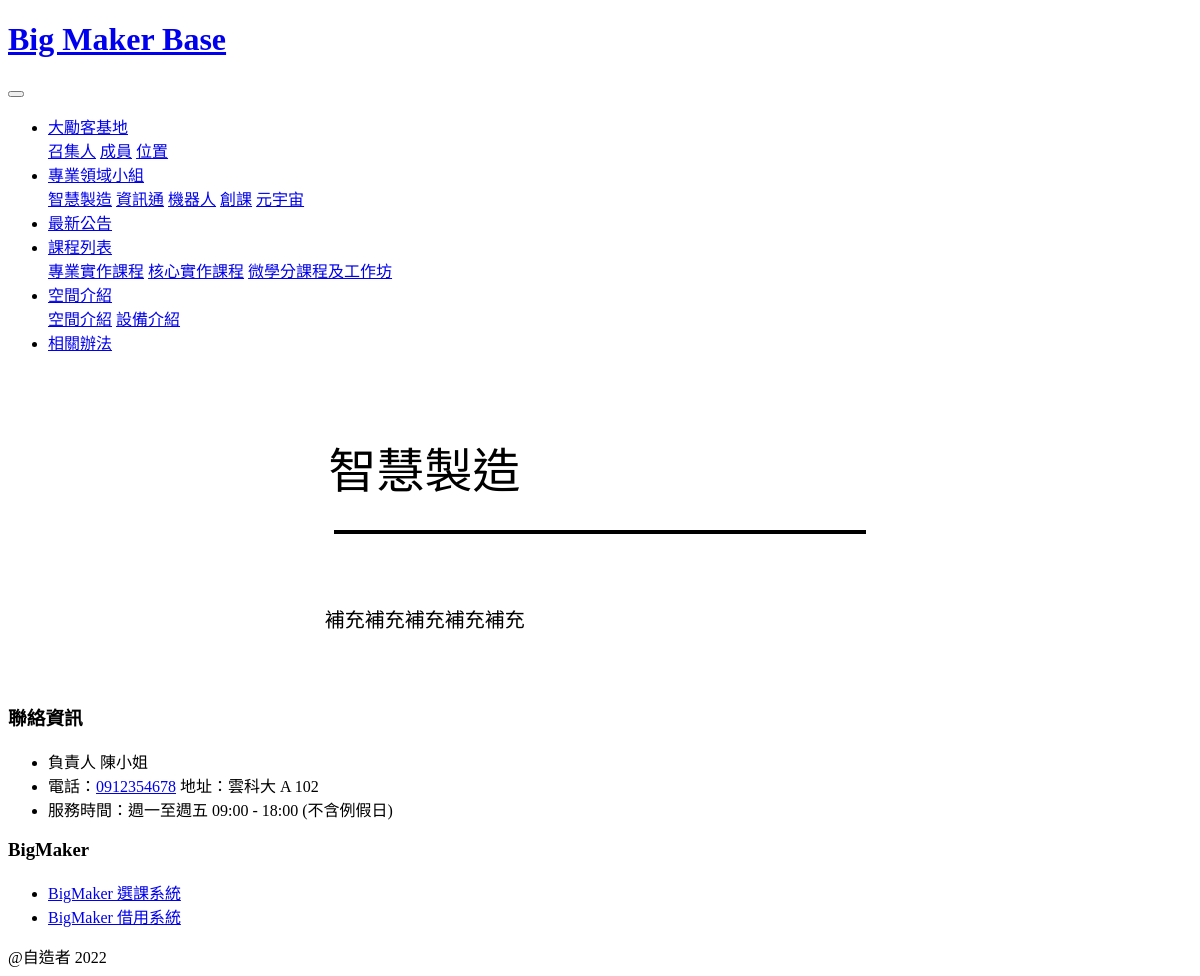
/class/5, run on an earlier commit of the app's database.
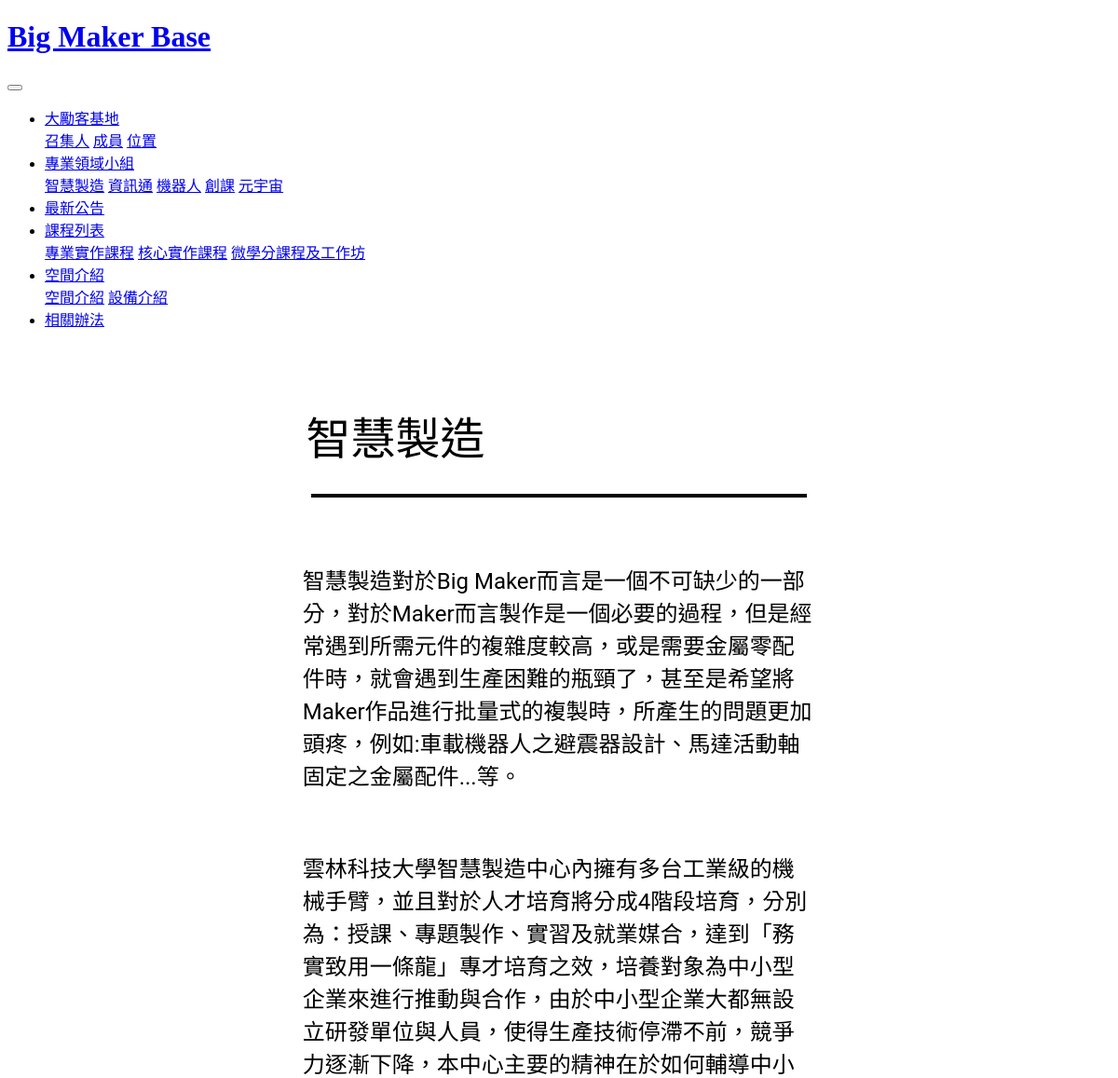
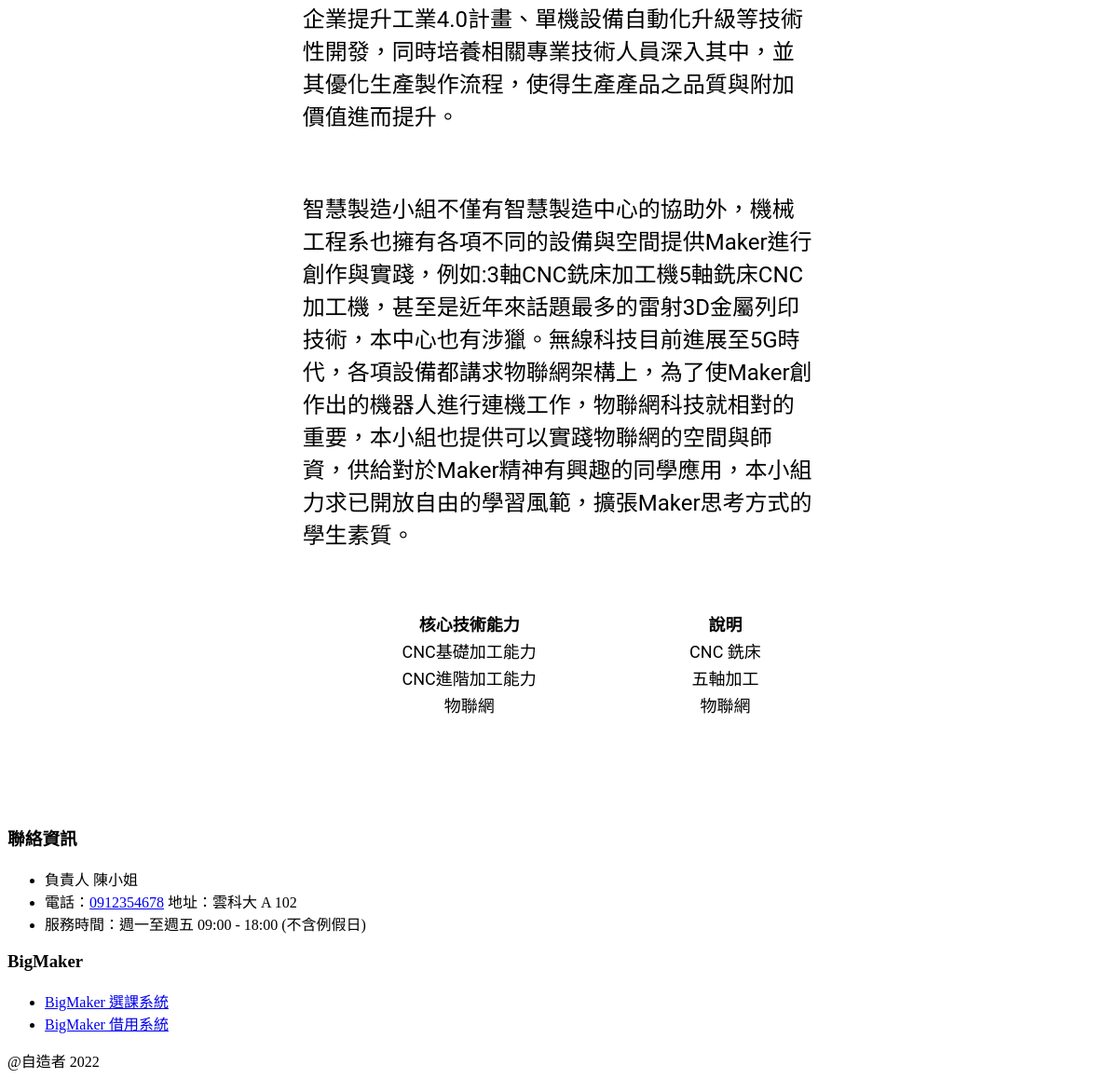
And on a later commit of the database (2 pictures, top to bottom).
### BackEnd/models.py (models this page shows, shortened)
class Group(models.Model):
    Group_type = (
        ('1', '智慧製造'),
        ('2', '資訊通'),
        ('3', '機器人'),
        ('4', '創課'),
        ('5', '元宇宙'),
    )
    title = models.CharField(max_length=30, verbose_name='標題',null=True)
    content = RichTextUploadingField(blank=True,null=True)
    type = models.CharField(max_length=1, choices=Group_type, null=True)
    created_date = models.DateField(default=timezone.now,verbose_name='建立日期')
    update_date = models.DateField(auto_now=True, verbose_name='更新日期')
    class Meta:
        verbose_name = "專業領域小組"   # 單數
        verbose_name_plural = verbose_name   #複數

### FrontEnd/views.py (the view)
# urls.py: path('class/<int:id>', views.classshow, name='classshow'),
def classshow(request,id):
    data = Group.objects.get(id=id)
    datatitle="課程教室 /"
    context = {
        'data': data,
        'datatitle': datatitle,
    }
    return render(request, "Frontend/base_single/base_single.html", context)

### FrontEnd/templates/FrontEnd/base_single/base_single.html
{% extends 'FrontEnd/base/base.html' %}
{% block import %}
{% load static%}
<link rel="stylesheet" href="{% static 'css/base_single/base_single.css' %}">
{% endblock %}
{% block main %}
<section class="container-1">
    <div class="title-1">{{data.datatitle}}{{data.title}}</div>
    <hr class="wire">
    <div class="content-1">
        {{data.content | safe}}
    </div>
</section>
{% endblock %}

### FrontEnd/templates/FrontEnd/base/base.html (shortened to what this page needs)
<!DOCTYPE html>
<html lang="zh-Hant">
<head>
    {% load static %}
    <link rel="stylesheet" type="text/css" href="{% static 'css/fontawesome-free-6.0.0-web/css/all.min.css '%}" />
    {% load sass_tags %}
    <link href="{% sass_src 'scss/all.scss' %}" rel="stylesheet" type="text/css" />
    {% block import %}
    {% endblock %}
</head>
<body>
    {% include 'FrontEnd/base/header.html' %}
    {% include 'FrontEnd/base/nav.html' %}
    {% block main %}
    {% endblock %}
    {% include 'FrontEnd/base/footer.html' %}
</body>
</html>

### FrontEnd/templates/FrontEnd/base/header.html
<header>
    <div class="header-wrap">
        <div class="header-bg">
            <h1><a href="{% url 'index' %}">Big Maker Base </a></h1>
        </div>
    </div>
</header>

### FrontEnd/templates/FrontEnd/base/nav.html (shortened to what this page needs)
<div class="container-fluid sticky-top">
    <nav class="navbar navbar-expand-lg navbar-light">
        <button class="navbar-toggler" type="button" data-toggle="collapse" data-target="#navbarSupportedContent"
            aria-controls="navbarSupportedContent" aria-expanded="false" aria-label="Toggle navigation">
        </button>
        <div class="collapse navbar-collapse" id="navbarSupportedContent">
            <ul class="navbar-nav mx-auto">
                <li class="nav-item dropdown">
                    <a class="nav-link dropdown-toggle text-dark" href="#" id="navbarDropdown1" role="button"
                        data-toggle="dropdown" aria-haspopup="true" aria-expanded="false">
                        大勵客基地
                    </a>
                    <div class="dropdown-menu" aria-labelledby="navbarDropdown1">
                        <a class="dropdown-item" href="{%url 'classshow' 6 %}">召集人</a>
                        <a class="dropdown-item" href="{%url 'members_intro' %}">成員</a>
                        <a class="dropdown-item" href="{%url 'position' %}">位置</a>
                    </div>
                </li>
                <li class="nav-item dropdown">
                    <a class="nav-link dropdown-toggle text-dark" href="#" id="navbarDropdown2" role="button"
                        data-toggle="dropdown" aria-haspopup="true" aria-expanded="false">
                        專業領域小組
                    </a>
                    <div class="dropdown-menu" aria-labelledby="navbarDropdown2">
                        <a class="dropdown-item" href="{%url 'classshow' 5 %}">智慧製造</a>
                        <a class="dropdown-item" href="{%url 'classshow' 2 %}">資訊通</a>
                        <a class="dropdown-item" href="{%url 'classshow' 3 %}">機器人</a>
                        <a class="dropdown-item" href="{%url 'classshow' 4 %}">創課</a>
                        <a class="dropdown-item" href="{%url 'classshow' 1 %}">元宇宙</a>
                    </div>
                </li>
                <li class="nav-item">
                    <a class="nav-link text-dark" href="{%url 'news_list' %}">最新公告</a>
                </li>
                <li class="nav-item dropdown">
                    <a class="nav-link dropdown-toggle text-dark" href="#" id="navbarDropdown3" role="button"
                        data-toggle="dropdown" aria-haspopup="true" aria-expanded="false">
                        課程列表
                    </a>
                    <div class="dropdown-menu" aria-labelledby="navbarDropdown3">
                        <a class="dropdown-item" href="{% url 'courselist_gettype' '專業' %}">專業實作課程</a>
                        <a class="dropdown-item" href="{% url 'courselist_gettype' '核心' %}">核心實作課程</a>
                        <a class="dropdown-item" href="#">微學分課程及工作坊</a>
                    </div>
                </li>
                <li class="nav-item dropdown">
                    <a class="nav-link dropdown-toggle text-dark" href="#" id="navbarDropdown4" role="button"
                        data-toggle="dropdown" aria-haspopup="true" aria-expanded="false">
                        空間介紹
                    </a>
                    <div class="dropdown-menu" aria-labelledby="navbarDropdown4">
                        <a class="dropdown-item" href="{%url 'space_intro' %}">空間介紹</a>
                        <a class="dropdown-item" href="{%url 'equipment_intro' %}">設備介紹</a>
                    </div>
                </li>
                <li class="nav-item">
                    <a class="nav-link text-dark" href="{%url 'download' %}">相關辦法</a>
                </li>
            </ul>
        </div>
    </nav>
</div>

### FrontEnd/templates/FrontEnd/base/footer.html
<footer>
    <div class="container-fluid footer-bg">
        <div class="container">
            <div class="row py-5">
                <div class="col-12 col-md-6 contact">
                    <h3 class="title">聯絡資訊</h3>
                    <ul class="list-unstyled">
                        <li>負責人 陳小姐</li>
                        <li> 電話：<a href="tel:+0912345678">0912354678</a> 地址：雲科大 A 102</li>
                        <li>服務時間：週一至週五 09:00 - 18:00 (不含例假日)</li>
                    </ul>
                </div>
                <div class="col-12 col-md-6 system">
                    <h3 class="title">BigMaker</h3>
                    <ul class="list-unstyled">
                        <li><a href="#">BigMaker 選課系統</a></li>
                        <li><a href="#">BigMaker 借用系統</a></li>
                    </ul>
                </div>
                <div class="col-12 text-right">
                    @自造者 2022
                </div>
            </div>
        </div>
    </div>
</footer>

### static/css/base_single/base_single.css (style rules this page uses)
.container-1 { font-family: Roboto; font-style: normal; width: 62%; margin: auto; }
.wire { position: relative; width: 72%; border: 2px solid #000000; }
.title-1 { width: 74%; font-size: 48px; line-height: 56px; display: flex; margin: 90px auto 30px; align-items: center; text-align: center; }
.content-1 { font-size: 20px; margin: 70px auto; width: 75%; }
.table { border: none; }

What changed in the data, as far as the page shows it:
changed Group "智慧製造": content "補充補充補充補充補充" → "智慧製造對於Big Maker而言是一個不可缺少的一部分，對於Maker而言製作是一個必要的過程，但是經常遇到所需元件的複雜度較高，或是需要金屬零配件時，就會遇到生產困難的瓶頸了，甚至是希望將Maker作品進行批量式的複製時，所產生的問題更加頭疼，例如:車載機器人之避震器設計、馬達活動軸固定之金屬配件...等。 雲林科技大學智慧製造中心內擁有多台工業級的機械手臂，並且對於人才培育將分成4階段培育，分別為：授課、專題製作、實習及就業媒合，達到「務實致用一條龍」專才培育之效，培養對象為中小型企業來進行推動與合作，由於中小型企業大都無設立研發單位與人員，使得生產技術停滯不前，競爭力逐漸下降，本中心主要的精神在於如何輔導中小企業提升工業4.0計畫、單機設備自動化升級等技術性開發，同時培養相關專業技術人員深入其中，並其優化生產製作流程，使得生產產品之品質與附加價值進而提升。 智慧製造小組不僅有智慧製造中心的協助外，機械工程系也擁有各項不同的設備與空間提供Maker進行創作與實踐，例如:3軸CNC銑床加工機5軸銑床CNC加工機，甚至是近年來話題最多的雷射3D金屬列印技術，本中心也有涉獵。無線科技目前進展至5G時代，各項設備都講求物聯網架構上，為了使Maker創作出的機器人進行連機工作，物聯網科技就相對的重要，本小組也提供可以實踐物聯網的空間與師資，供給對於Maker精神有興趣的同學應用，本小組力求已開放自由的學習風範，擴張Maker思考方式的學生素質。 核心技術能力 說明 CNC基礎加工能力 CNC 銑床 CNC進階加工能力 五軸加工 物聯網 物聯網"
